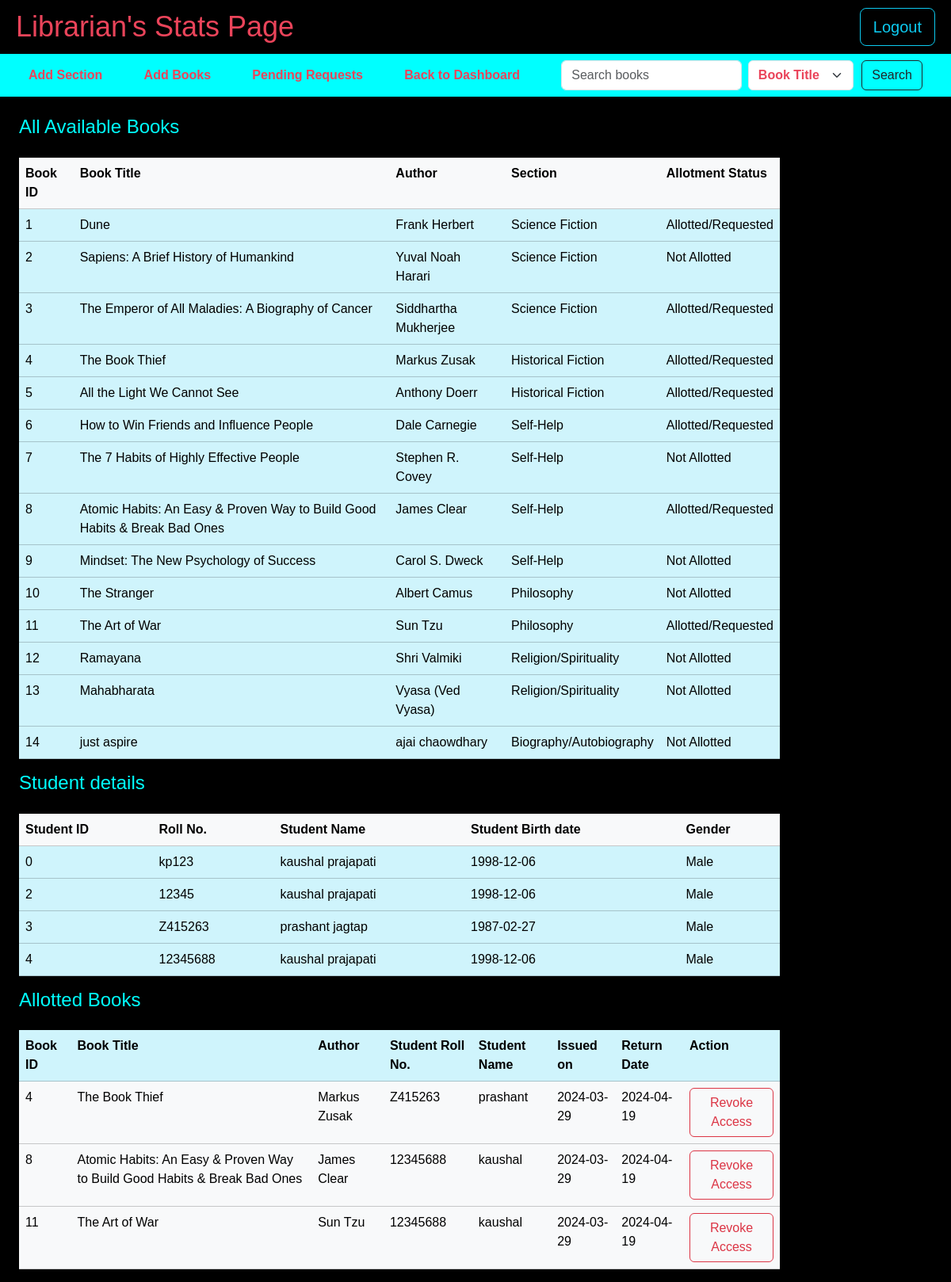
Page /librarian_dashboard/librarian_stats (signed in) on the committed database.
### models.py (models this page shows, shortened)
class Books(db.Model):
    __tablename__ = 'books'
    id = db.Column(db.Integer, primary_key=True, nullable=False, unique=True)
    book_name = db.Column(db.String(64), nullable=False, unique=True)
    content = db.Column(db.Text, nullable=True)
    author_1 = db.Column(db.String(64), nullable=False)
    author_2 = db.Column(db.String(64), nullable=True)
    author_3 = db.Column(db.String(64), nullable=True)
    pdf = db.Column(db.String(64), nullable=True)
    issue_date = db.Column(db.DateTime, nullable=False, default=lambda: datetime.now(timezone.utc) + timedelta(hours=5, minutes=30))
    return_date = db.Column(db.DateTime, nullable=False, default=lambda: datetime.now(timezone.utc) + timedelta(days=21) + timedelta(hours=5, minutes=30))
    requested = db.Column(db.Boolean, default=False)
    section_id = db.Column(db.Integer, db.ForeignKey('sections.id'), nullable=True)
    section = db.relationship('Sections',backref=db.backref('books', lazy=True))

class Sections(db.Model):
    __tablename__ ='sections'
    id = db.Column(db.Integer, primary_key=True, nullable=False, unique=True)
    name = db.Column(db.String(64), nullable=False, unique=True)
    date_created = db.Column(db.Date, nullable=False, default=(datetime.now(timezone.utc) + timedelta(hours=5, minutes=30)))
    description = db.Column(db.String(1080), nullable=False)

class Student(db.Model, UserMixin):
    __tablename__ = 'student'
    id = db.Column(db.Integer, primary_key=True)
    username = db.Column(db.String[32],unique=True, nullable=False)
    passhash = db.Column(db.String[512],nullable=False)
    name = db.Column(db.String[64],nullable=False)
    surname = db.Column(db.String[64],nullable=False)
    dateofbirth = db.Column(db.Date, nullable=False)
    gender = db.Column(db.String[16], nullable=False)
    is_librarian = db.Column(db.Boolean, default=False)
    rollno = db.Column(db.String[64], nullable=False, unique=True)
    @property
    def password(self):
        raise AttributeError('You cannot read the password attribute!')

class BookRequest(db.Model):
    __tablename__= 'book requests'
    id = db.Column(db.Integer, primary_key=True)
    student_id = db.Column(db.Integer, db.ForeignKey('student.id'), nullable=False)
    book_id = db.Column(db.Integer, db.ForeignKey('books.id'), nullable=False)
    status = db.Column(db.String(20), default='pending')
    request_date = db.Column(db.DateTime, default=datetime.now(timezone.utc) + timedelta(hours=5, minutes=30))

### app.py (the view)
@app.route('/librarian_dashboard/librarian_stats', methods=['GET', 'POST'])
@login_required
def librarian_stats():
    user = current_user
    books_data = db.session.query(BookRequest, Student, Books)\
            .join(Student, BookRequest.student_id == Student.id)\
            .join(Books, BookRequest.book_id == Books.id)\
            .filter(BookRequest.status.in_(['granted']))\
            .all()
    student_data = Student.query.all()
    books = db.session.query(Books, Sections).join(Sections, Books.section_id == Sections.id).all()
    return render_template('librarian_stats.html', books_data=books_data, books=books, student_data=student_data, user=user)

### app.py (called while the page is built)
@login_manager.user_loader
def load_student(id):
    return db.session.query(Student).get(int(id))

### templates/librarian_stats.html (shortened to what this page needs)
{% extends "base_layout.html" %}
{% block content %}
  <div class="header">
    <h1>Librarian's Stats Page</h1>
    <a href="/logout" class="btn btn-outline-info btn-lg">Logout</a>
  </div>
  <nav class="navbar" style="background-color: aqua;">
    <a href="/librarian_dashboard/add_section" style="color: #EA445A;text-decoration: none;">Add Section</a>
    <a href="/librarian_dashboard/add_books" style="color: #EA445A;text-decoration: none;">Add Books</a>
    <a href="/librarian_dashboard/pending_requests" style="color: #EA445A;text-decoration: none;">Pending Requests</a>
    <a href="/librarian_dashboard" style="color: #EA445A;text-decoration: none;">Back to Dashboard</a>
    <form method="POST" action="/search_books" class="d-flex" role="search">
        <input type="text" name="query" placeholder="Search books"class="form-control me-2" style="color: black;">
        <select name="filter" placeholder="" class="form-select" id="search-form">
            <option value="book_name">Book Title</option>
        </select>
        <input type="submit"value="Search" class="btn btn-outline-dark" id="search-btn"></input>
    </form>
  </nav>
    <div>
    <h3>All Available Books</h3>
    {% if books|length >= 1 %}
    <table class="table" style="width: 80%;margin-left: 2%;">
        <tr class="table-light">
            <th>Book ID</th>
            <th>Book Title</th>
            <th>Author</th>
            <th>Section</th>
            <th>Allotment Status</th>
        </tr>
            {% for book, section in books %}
                <tr class="table-info">
                    <td>{{ book.id }}</td>
                    <td>{{ book.book_name }}</td>
                    <td>{{ book.author_1 }}</td>
                    <td>{{section.name}}</td>
                    <td>
                        {% if book.requested%}
                            Allotted/Requested
                        {% else %}
                            Not Allotted
                        {% endif %}
                    </td>
                </tr>
            {% endfor %}
    </table>
    {% else %}
        <h3>No Books Available!</h3>
    {% endif %}
    </div>
    <div >
    <h3>Student details</h3>
    {% if student_data|length >= 2 %}
    <table class="table" style="width: 80%;margin-left: 2%;">
        <tr class="table-light">
            <th>Student ID</th>
            <th>Roll No.</th>
            <th>Student Name</th>
            <th>Student Birth date</th>
            <th>Gender</th>
        </tr>
            {% for student in student_data %}
                {% if not student.is_librarian %}
                <tr class="table-info">
                    <td>{{ student.id }}</td>
                    <td>{{ student.rollno }}</td>
                    <td>{{ student.name }} {{ student.surname }}</td>
                    <td>{{ student.dateofbirth }}</td>
                    <td>{{ student.gender}}</td>
                </tr>
                {% endif %}
            {% endfor %}
    </table>
    {% else %}
        <h3>No Student Available!</h3>
    {% endif %}
    </div>
    <div>
    <h3>Allotted Books</h3>
    {% if books_data|length >= 1 %}
        <table class="table" style="width: 80%;margin-left: 2%;">
            <tr class="table-info">
                <th>Book ID</th>
                <th>Book Title</th>
                <th>Author</th>
                <th>Student Roll No.</th>
                <th>Student Name</th>
                <th>Issued on</th>
                <th>Return Date</th>
                <th>Action</th>
            </tr>
            {% for request, student, book in books_data %}
                <tr class="table-light">
                    <td>{{ book.id }}</td>
                    <td>{{ book.book_name }}</td>
                    <td>{{ book.author_1 }}</td>
                    <td>{{ student.rollno }}</td>
                    <td>{{ student.name }}</td>
                    <td>{{ book.issue_date.date() }}</td>
                    <td>{{book.return_date.date()}}</td>
                    <td><a href="{{ url_for('revoke_permission', book_id=book.id) }}" class="btn btn-outline-danger">Revoke Access</a></td>
                </tr>
            {% endfor %}
        </table>
    {% else %}
            <h3>No Current Allotted Books!</h3>
    {% endif %}
    </div>
{% endblock %}

### templates/base_layout.html (shortened to what this page needs)
<!DOCTYPE html>
<html lang="en">
<head>
    <link href="https://cdn.jsdelivr.net/npm/bootstrap@5.3.3/dist/css/bootstrap.min.css" rel="stylesheet">
    <link rel="stylesheet" href="/static/style.css">
</head>
<body>
    <main>
        {% block content %}{% endblock %}
    </main>
</body>
</html>

### static/style.css (style rules this page uses)
body { background-color: #000000; color:#EA445A ; font-family: Arial, sans-serif; margin: 0; padding: 0; }
.header { padding: 10px 20px; display: flex; justify-content: space-between; align-items: center; }
.header h1 { margin: 0; }
.navbar { color: yellow; text-decoration: none; padding-left: 3%; padding-right: 3%; font-weight: bold; margin-bottom: 2%; }
#search-form { width: 50%; color: #EA445A; font-weight: bold; }
#search-btn { margin-left: 10px; }
h1 { font-size: 36px; text-align: center; margin-bottom: 2%; }
h3 { font-size: 24px; margin-bottom: 2%; color:aqua; margin-left: 2%; }

### rows in the picture
Books: id "1", book_name "Dune", author_1 "Frank Herbert", name "Science Fiction", requested "Allotted/Requested"
Books: id "2", book_name "Sapiens: A Brief History of Humankind", author_1 "Yuval Noah Harari", name "Science Fiction", requested "Not Allotted"
Books: id "3", book_name "The Emperor of All Maladies: A Biography of Cancer", author_1 "Siddhartha Mukherjee", name "Science Fiction", requested "Allotted/Requested"
Books: id "4", book_name "The Book Thief", author_1 "Markus Zusak", name "Historical Fiction", requested "Allotted/Requested"
Books: id "5", book_name "All the Light We Cannot See", author_1 "Anthony Doerr", name "Historical Fiction", requested "Allotted/Requested"
Books: id "6", book_name "How to Win Friends and Influence People", author_1 "Dale Carnegie", name "Self-Help", requested "Allotted/Requested"
Books: id "7", book_name "The 7 Habits of Highly Effective People", author_1 "Stephen R. Covey", name "Self-Help", requested "Not Allotted"
Books: id "8", book_name "Atomic Habits: An Easy & Proven Way to Build Good Habits & Break Bad Ones", author_1 "James Clear", name "Self-Help", requested "Allotted/Requested"
Books: id "9", book_name "Mindset: The New Psychology of Success", author_1 "Carol S. Dweck", name "Self-Help", requested "Not Allotted"
Books: id "10", book_name "The Stranger", author_1 "Albert Camus", name "Philosophy", requested "Not Allotted"
Books: id "11", book_name "The Art of War", author_1 "Sun Tzu", name "Philosophy", requested "Allotted/Requested"
Books: id "12", book_name "Ramayana", author_1 "Shri Valmiki", name "Religion/Spirituality", requested "Not Allotted"
Books: id "13", book_name "Mahabharata", author_1 "Vyasa (Ved Vyasa)", name "Religion/Spirituality", requested "Not Allotted"
Books: id "14", book_name "just aspire", author_1 "ajai chaowdhary", name "Biography/Autobiography", requested "Not Allotted"
Student: id "0", rollno "kp123", name "kaushal", surname "prajapati", dateofbirth "1998-12-06", gender "Male"
Student: id "2", rollno "12345", name "kaushal", surname "prajapati", dateofbirth "1998-12-06", gender "Male"
Student: id "3", rollno "Z415263", name "prashant", surname "jagtap", dateofbirth "1987-02-27", gender "Male"
Student: id "4", rollno "12345688", name "kaushal", surname "prajapati", dateofbirth "1998-12-06", gender "Male"
BookRequest: id "4", book_name "The Book Thief", author_1 "Markus Zusak", rollno "Z415263", name "prashant", issue_date "2024-03-29", return_date "2024-04-19"
BookRequest: id "8", book_name "Atomic Habits: An Easy & Proven Way to Build Good Habits & Break Bad Ones", author_1 "James Clear", rollno "12345688", name "kaushal", issue_date "2024-03-29", return_date "2024-04-19"
BookRequest: id "11", book_name "The Art of War", author_1 "Sun Tzu", rollno "12345688", name "kaushal", issue_date "2024-03-29", return_date "2024-04-19"
